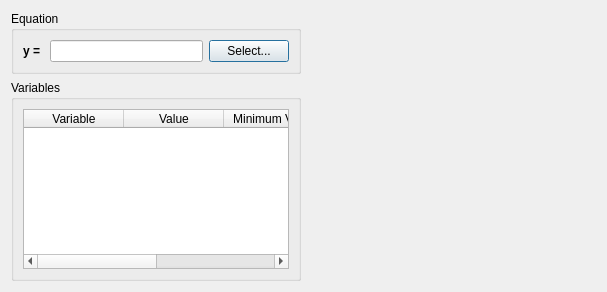
<?xml version="1.0" encoding="UTF-8"?>
<ui version="4.0">
 <class>FitDialog</class>
 <widget class="QDialog" name="FitDialog">
  <property name="geometry">
   <rect>
    <x>0</x>
    <y>0</y>
    <width>607</width>
    <height>292</height>
   </rect>
  </property>
  <property name="windowTitle">
   <string>Fitting</string>
  </property>
  <property name="windowIcon">
   <iconset resource="icons.qrc">
    <normaloff>:/uchroma/icons/uchroma.png</normaloff>:/uchroma/icons/uchroma.png</iconset>
  </property>
  <layout class="QHBoxLayout" name="horizontalLayout_2">
   <item>
    <layout class="QVBoxLayout" name="verticalLayout">
     <item>
      <widget class="QGroupBox" name="EquationGroup">
       <property name="sizePolicy">
        <sizepolicy hsizetype="Expanding" vsizetype="Expanding">
         <horstretch>0</horstretch>
         <verstretch>0</verstretch>
        </sizepolicy>
       </property>
       <property name="title">
        <string>Equation</string>
       </property>
       <layout class="QHBoxLayout" name="horizontalLayout">
        <item>
         <widget class="QLabel" name="label2">
          <property name="sizePolicy">
           <sizepolicy hsizetype="Minimum" vsizetype="Preferred">
            <horstretch>0</horstretch>
            <verstretch>0</verstretch>
           </sizepolicy>
          </property>
          <property name="font">
           <font>
            <weight>75</weight>
            <bold>true</bold>
           </font>
          </property>
          <property name="text">
           <string>y = </string>
          </property>
         </widget>
        </item>
        <item>
         <widget class="QLineEdit" name="EquationEdit">
          <property name="sizePolicy">
           <sizepolicy hsizetype="Expanding" vsizetype="Fixed">
            <horstretch>1</horstretch>
            <verstretch>0</verstretch>
           </sizepolicy>
          </property>
         </widget>
        </item>
        <item>
         <widget class="QPushButton" name="SelectEquationButton">
          <property name="sizePolicy">
           <sizepolicy hsizetype="Expanding" vsizetype="Fixed">
            <horstretch>0</horstretch>
            <verstretch>0</verstretch>
           </sizepolicy>
          </property>
          <property name="maximumSize">
           <size>
            <width>128</width>
            <height>24</height>
           </size>
          </property>
          <property name="cursor">
           <cursorShape>ArrowCursor</cursorShape>
          </property>
          <property name="toolTip">
           <string>Add surface slices from XY datafiles</string>
          </property>
          <property name="text">
           <string>Select...</string>
          </property>
         </widget>
        </item>
       </layout>
      </widget>
     </item>
     <item>
      <widget class="QGroupBox" name="VariablesGroup">
       <property name="sizePolicy">
        <sizepolicy hsizetype="Expanding" vsizetype="Expanding">
         <horstretch>0</horstretch>
         <verstretch>0</verstretch>
        </sizepolicy>
       </property>
       <property name="title">
        <string>Variables</string>
       </property>
       <layout class="QVBoxLayout" name="verticalLayout_2">
        <property name="leftMargin">
         <number>9</number>
        </property>
        <item>
         <widget class="QTableWidget" name="VariablesTable">
          <column>
           <property name="text">
            <string>Variable</string>
           </property>
          </column>
          <column>
           <property name="text">
            <string>Value</string>
           </property>
          </column>
          <column>
           <property name="text">
            <string>Minimum Value</string>
           </property>
          </column>
          <column>
           <property name="text">
            <string>Maximum Value</string>
           </property>
          </column>
         </widget>
        </item>
       </layout>
      </widget>
     </item>
    </layout>
   </item>
   <item>
    <widget class="GraphWidget" name="MonitorGraph" native="true">
     <property name="sizePolicy">
      <sizepolicy hsizetype="Expanding" vsizetype="Preferred">
       <horstretch>0</horstretch>
       <verstretch>0</verstretch>
      </sizepolicy>
     </property>
    </widget>
   </item>
  </layout>
 </widget>
 <customwidgets>
  <customwidget>
   <class>GraphWidget</class>
   <extends>QWidget</extends>
   <header>gui/graphwidget.h</header>
   <container>1</container>
  </customwidget>
 </customwidgets>
 <resources>
  <include location="icons.qrc"/>
 </resources>
 <connections/>
</ui>
